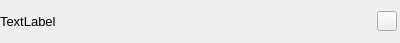
<?xml version="1.0" encoding="UTF-8"?>
<ui version="4.0">
 <class>FrienddLabel</class>
 <widget class="QWidget" name="FrienddLabel">
  <property name="geometry">
   <rect>
    <x>0</x>
    <y>0</y>
    <width>400</width>
    <height>43</height>
   </rect>
  </property>
  <property name="minimumSize">
   <size>
    <width>0</width>
    <height>43</height>
   </size>
  </property>
  <property name="maximumSize">
   <size>
    <width>16777215</width>
    <height>43</height>
   </size>
  </property>
  <property name="windowTitle">
   <string>Form</string>
  </property>
  <layout class="QHBoxLayout" name="horizontalLayout">
   <property name="spacing">
    <number>0</number>
   </property>
   <property name="leftMargin">
    <number>0</number>
   </property>
   <property name="topMargin">
    <number>0</number>
   </property>
   <property name="rightMargin">
    <number>0</number>
   </property>
   <property name="bottomMargin">
    <number>0</number>
   </property>
   <item>
    <widget class="QLabel" name="tip_lb">
     <property name="font">
      <font>
       <pointsize>10</pointsize>
      </font>
     </property>
     <property name="text">
      <string>TextLabel</string>
     </property>
    </widget>
   </item>
   <item>
    <widget class="QWidget" name="close_wid" native="true">
     <property name="minimumSize">
      <size>
       <width>25</width>
       <height>25</height>
      </size>
     </property>
     <property name="maximumSize">
      <size>
       <width>25</width>
       <height>25</height>
      </size>
     </property>
     <layout class="QHBoxLayout" name="horizontalLayout_2">
      <property name="spacing">
       <number>0</number>
      </property>
      <property name="leftMargin">
       <number>0</number>
      </property>
      <property name="topMargin">
       <number>0</number>
      </property>
      <property name="rightMargin">
       <number>0</number>
      </property>
      <property name="bottomMargin">
       <number>0</number>
      </property>
      <item>
       <widget class="ElaToolButton" name="close_tool_btn">
        <property name="minimumSize">
         <size>
          <width>20</width>
          <height>20</height>
         </size>
        </property>
        <property name="maximumSize">
         <size>
          <width>20</width>
          <height>20</height>
         </size>
        </property>
        <property name="text">
         <string/>
        </property>
       </widget>
      </item>
     </layout>
    </widget>
   </item>
  </layout>
 </widget>
 <customwidgets>
  <customwidget>
   <class>ElaToolButton</class>
   <extends>QToolButton</extends>
   <header location="global">ElaToolButton.h</header>
  </customwidget>
 </customwidgets>
 <resources/>
 <connections/>
</ui>
